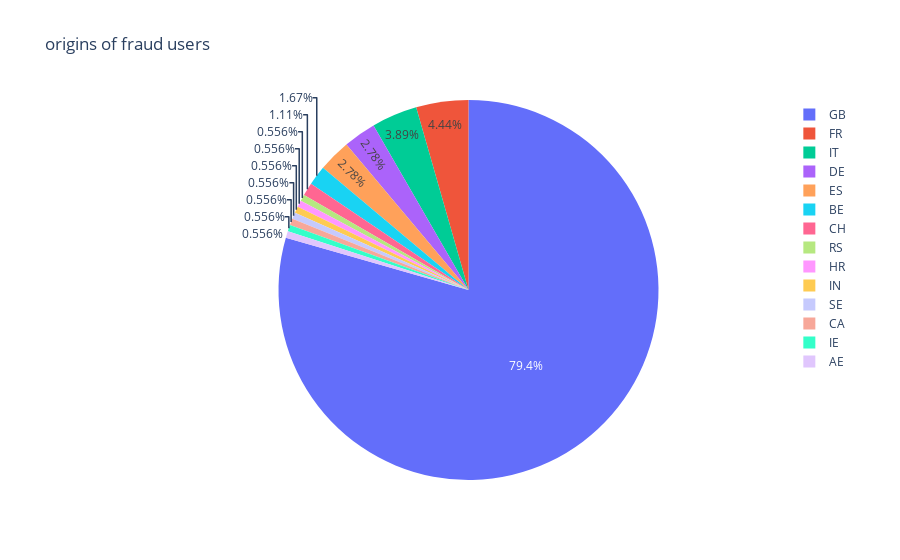

Source (notebook cell):
### Code cell
import plotly.express as px
fig = px.pie(df_user[df_user['is_fraud']==True], names='country_code', title='origins of fraud users')
fig.show()

### Figure 1 — Plotly figure (JSON) as saved in the notebook; plotly's stock layout.template omitted (floating-point values rounded to 4 significant figures; data arrays with more than 128 entries replaced by an {"elided": "..."} marker saying what was removed)
{"data": [{"domain": {"x": [0, 1], "y": [0, 1]}, "hovertemplate": "country_code=%{label}<extra></extra>", "labels": {"elided": "180 str values"}, "legendgroup": "", "name": "", "showlegend": true, "type": "pie"}], "layout": {"legend": {"tracegroupgap": 0}, "title": {"text": "origins of fraud users"}}}
